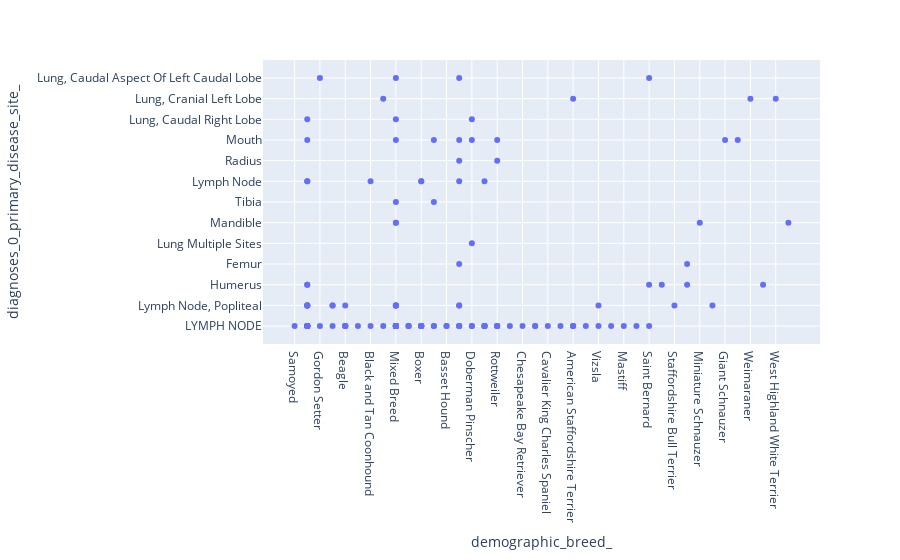

Notebook source saved alongside this figure:
### Markdown cell above
# Analyzing data

Users can combine common tools such as Pandas and Plotly to graph data retrived from the ICDC API.  While this example uses Python, GraphQL is language agnostsic and users can access the IDCD API using the language of their choice.

### Code cell
xaxis = "demographic_breed_"
yaxis = "diagnoses_0_primary_disease_site_"
scatterPlot( xaxis, yaxis)

### Figure 1 — Plotly figure (JSON) as saved in the notebook; plotly's stock layout.template omitted (floating-point values rounded to 4 significant figures; data arrays with more than 128 entries replaced by an {"elided": "..."} marker saying what was removed)
{"data": [{"hoverlabel": {"namelength": 0}, "hovertemplate": "demographic_breed_=%{x}<br>diagnoses_0_primary_disease_site_=%{y}", "legendgroup": "", "marker": {"color": "#636efa", "symbol": "circle"}, "mode": "markers", "name": "", "showlegend": false, "type": "scatter", "x": {"elided": "144 str values"}, "xaxis": "x", "y": {"elided": "144 str values"}, "yaxis": "y"}], "layout": {"legend": {"tracegroupgap": 0}, "margin": {"t": 60}, "xaxis": {"anchor": "y", "domain": [0, 1], "title": {"text": "demographic_breed_"}}, "yaxis": {"anchor": "x", "domain": [0, 1], "title": {"text": "diagnoses_0_primary_disease_site_"}}}}
